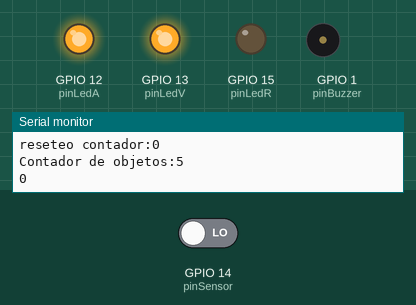
The sketch below on a simulated ESP8266 (NodeMCU). On the bench: output pins drawn as LEDs (lit = HIGH), buzzer (waves = sounding, pin HIGH), the last lines printed to the serial monitor. The inputs (shaded band) are chosen by the test bench; at power-on: GPIO 14 (pinSensor) LOW. WiFi joins after 1.5 s; servers stay silent unless stated.

Above: at 2.7 s.
2.8 s: GPIO 14 (pinSensor) driven HIGH
At 3.2 s:
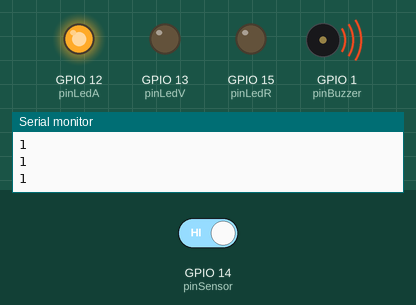
4.4 s: GPIO 14 (pinSensor) driven LOW
At 5.9 s:
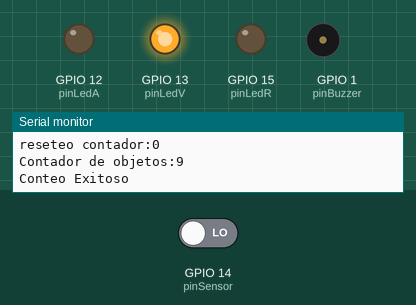
At 8.2 s:
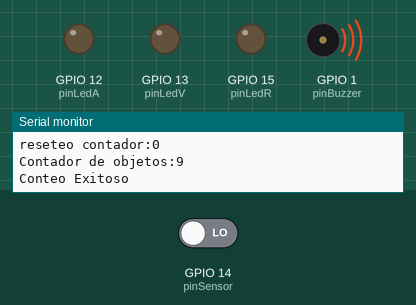
Timing chart, 0 to 9.7 s (numbered marks = the images above; inputs shaded):
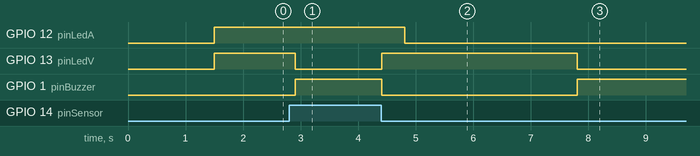

The sketch:

group6.ino
```cpp
// C++ code -- Grupo 6 -- Lab 3
// Import required libraries
#include <ESP8266WiFi.h>
#include "ESPAsyncWebServer.h"
#include <ArduinoJson.h>
#include <Time.h>
#include <TimeLib.h>
#include <Wire.h>
#include <WiFiClient.h>

// Set your access point network credentials
const char* ssid = "Alejandro";
const char* password = "12345678";

WiFiClient wifiClient;
// Create AsyncWebServer object on port 80
AsyncWebServer server(80);

int sensor = 0;      // variable del Sensor IR

int pinBuzzer = 1;   // PIN Buzzer

int pinSensor = 14;   // PIN Sensor

int pinLedR = 15;  // pin Rojo del led RGB
int pinLedV = 13;  // pin Verde del led RGB
int pinLedA = 12;   // pin Azul del led RGB

void verde()
{
 //Hacer color verde
  digitalWrite(pinLedR,0);
  digitalWrite(pinLedV,255);
  digitalWrite(pinLedA,0);
}

void azul()
{
 //Hacer color verde
  digitalWrite(pinLedR,0);
  digitalWrite(pinLedV,0);
  digitalWrite(pinLedA,255);
}

void rojo()
{
 //Hacer color verde
  digitalWrite(pinLedR,255);
  digitalWrite(pinLedV,0);
  digitalWrite(pinLedA,0);
}

void combi()
{
 //Hacer color verde
  digitalWrite(pinLedR,0);
  digitalWrite(pinLedV,255);
  digitalWrite(pinLedA,255);
}

void apagarleds()
{
  digitalWrite(pinLedR,0);
  digitalWrite(pinLedV,0);
  digitalWrite(pinLedA,0);
}


///// DECLARACION DE VARIABLES /////


int pausa = 1000;
int  cont ;
int  contador_de_objetos   ;
int  contador_lapso_de_tiempo ;
bool seguir_ejecutando ;
String estado_de_finalizacion ;
bool No_se_detecto_ninguno_en_5_segundos ;
int estado_sensor;
int estado_buzzer;
int estado_rgb;
int estado_display;

int cant = 0;

IPAddress IP;


void setup(){


  Serial.begin(115200);
  WiFi.begin(ssid,password);
  while(WiFi.status() != WL_CONNECTED){
    delay(500);
    Serial.print(".");
  }
  Serial.println("Wifi Connected");
  Serial.println("IP: ");
  Serial.println(WiFi.localIP());

  WiFi.softAP(ssid, password);

  IP = WiFi.softAPIP();
  //Serial.print("AP IP address: ");
  //Serial.println(IP);

  server.on("/recolect_data", HTTP_GET, [](AsyncWebServerRequest *request)
  {
    String x = GenerateAndSerializeJson(estado_sensor, estado_buzzer, estado_rgb, estado_display);
    request->send_P(200, "text/plain", x.c_str());
  });


  bool status;

  server.begin();
  Serial.begin(9600);
  pinMode(pinSensor, INPUT);   // pone el pinSensor como input
  pinMode(pinBuzzer , OUTPUT); // pone el pinBuzzer como output
  pinMode(pinLedR, OUTPUT);    // pone el pinLedR como output
  pinMode(pinLedV, OUTPUT);    // pone el pinLedV como output
  pinMode(pinLedA, OUTPUT);    // pone el pinLedA como output

  cont = 0;
  contador_de_objetos = 0;
  contador_lapso_de_tiempo = 0;
  seguir_ejecutando = true;
  estado_de_finalizacion = "x";
  No_se_detecto_ninguno_en_5_segundos = false;


  setTime(21,0,0,4,12,2022);

}


void loop(){
 while(seguir_ejecutando == true)
  {
     sensor = digitalRead(pinSensor);
     Serial.println(sensor);
     while(sensor == 1)
      {
        digitalWrite(pinBuzzer , HIGH);
        azul();
        estado_sensor = 0;
        sensor = digitalRead(pinSensor);
        Serial.println(sensor);
        estado_rgb = 2;
        delay(5);
        cont = cont + 1;
        if(cont == 2000)
        {
          Serial.print("llego a 5 segundos");
          Serial.print("\n");
          seguir_ejecutando = false;
          estado_de_finalizacion = "Conteo Fallido";
          break;
        }
      }
      estado_sensor = 1;
      combi();
      estado_rgb = 3;
      digitalWrite(pinBuzzer , LOW);
      estado_buzzer = 1;
      delay(200);
      //digitalWrite(pinBuzzer , LOW);
      estado_buzzer = 0;

      if(cont < 10000)
      {
        cont = 0;
        Serial.print("reseteo contador:");
        Serial.print(cont);
        Serial.println("");


        contador_de_objetos = contador_de_objetos + 1;
        estado_display = contador_de_objetos;
        Serial.print("Contador de objetos:");
        Serial.print(contador_de_objetos);
        Serial.println("");

        if(contador_de_objetos == 9)
        {
          estado_de_finalizacion = "ConteoExitoso";
          seguir_ejecutando = false;
        }
      }

   }

   if (estado_de_finalizacion == "ConteoExitoso")
   {
    digitalWrite(pinBuzzer , LOW);
    verde();
    estado_rgb = 1;
    estado_display = 10;
    Serial.print("Conteo Exitoso");
    Serial.print("\n");
    estado_rgb = 5;
    estado_sensor = 0;

    delay(3000); // Exito
    digitalWrite(pinBuzzer , HIGH);
    apagarleds();

    estado_buzzer = 0;
    estado_de_finalizacion = "Termino";

   }
   if (estado_de_finalizacion == "Conteo Fallido")
   {
      rojo();
      estado_rgb = 0;
      estado_display = 11;
      Serial.print("Conteo Fallido");
      Serial.print("\n");

      estado_rgb = 5;
      estado_sensor = 0;
      estado_buzzer = 0;
      delay(3000);
      apagarleds();
      digitalWrite(pinBuzzer , HIGH);

      estado_de_finalizacion = "Termino";

   }
  //  apagarleds();
  //  estado_rgb = 5;
  //  estado_sensor = 0;
  //  digitalWrite(pinBuzzer , HIGH);
  //  estado_buzzer = 0;
   //delay(3000);

}

String GenerateAndSerializeJson(int sensor, int buzzer, int RGB, int display)
{

  StaticJsonDocument<300> doc;

  char json[1000];

  doc["controller_name"] = "NodeMCU esp8266";
  time_t fecha = now();

  String ahora=String(year(fecha)) + "-" + String(month(fecha)) + "-" + String(day(fecha))+ "T" + String(hour(fecha)) + ":" + String(minute(fecha)) + ":" + String(second(fecha)) + "Z";

  //Serial.println(ahora);

  doc["date"] = ahora;

  // Armando el array actuators

  JsonArray arrActuator = doc.createNestedArray("actuators");

  StaticJsonDocument<200> act;

  JsonObject actdisplay = act.to<JsonObject>();

  actdisplay["type"]="display";

  actdisplay["current_value"] = display;

  arrActuator.add(actdisplay);

  JsonObject actledRGB = act.to<JsonObject>();

  actledRGB["type"]="ledRGB";

  actledRGB["current_value"] = RGB;

  arrActuator.add(actledRGB);

  JsonObject actspeaker = act.to<JsonObject>();

  actspeaker["type"]="speaker";

  actspeaker["current_value"] = buzzer;

  arrActuator.add(actspeaker);

  JsonArray arrSensor = doc.createNestedArray("sensors");
  StaticJsonDocument<300> sen;

  JsonObject sensors = sen.to<JsonObject>();

  sensors["type"]="proximity";

  sensors["current_value"] = sensor;

  arrSensor.add(sensors);


  serializeJsonPretty(doc, json);

  //Serial.print("Json: ");

  Serial.println(convertToString(json));

  //Wire.write(json, sizeof(json));
  int json_size = sizeof(json) / sizeof(char);

  return convertToString(json);
}


String convertToString(char* a)
{
    String s(a);

    return s;
}
```

Measured:
- after the input at 2.8 s, GPIO 12 (pinLedA): stays HIGH (without the input it goes to LOW after 0.51 s); GPIO 13 (pinLedV): HIGH → LOW after 0.11 s; GPIO 1 (pinBuzzer): LOW → HIGH after 0.11 s
- after the input at 4.4 s, GPIO 12 (pinLedA): HIGH → LOW after 0.41 s instead of 8.8 s; GPIO 15 (pinLedR): stays LOW (without the input it goes to HIGH after 8.8 s); GPIO 1 (pinBuzzer): HIGH → LOW after 0.01 s instead of 8.6 s
